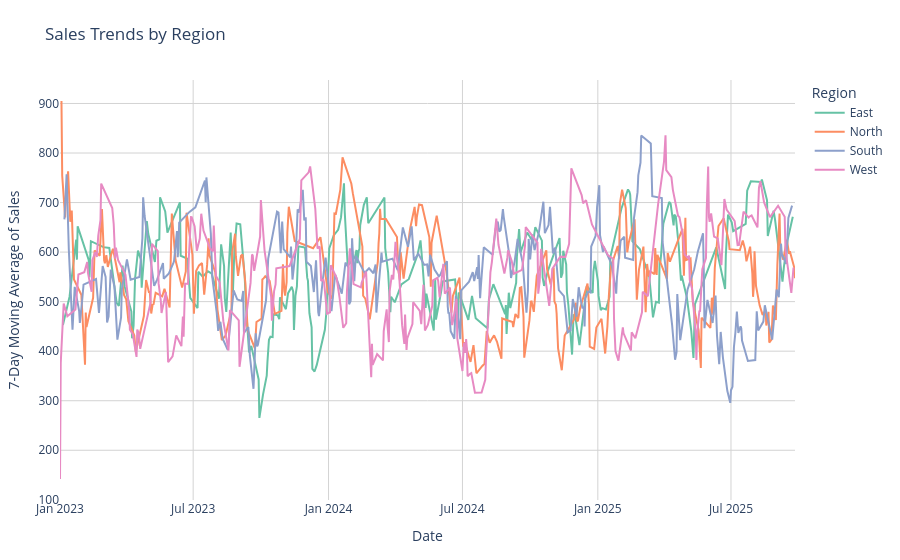

Notebook source saved alongside this figure:
### Code cell
# Interactively update the plot
response = agent.process_message("Can you add a title 'Sales Trends by Region' and smooth the lines by making them a 7 day moving average?")
fig = agent.get_figure()
fig.show()

### Figure 1 — Plotly figure (JSON) as saved in the notebook; plotly's stock layout.template omitted (floating-point values rounded to 4 significant figures; data arrays with more than 128 entries replaced by an {"elided": "..."} marker saying what was removed)
{"data": [{"hovertemplate": "%{fullData.name}<br>Date: %{x|%Y-%m-%d}<br>7-day MA Sales: %{y:,.2f}", "legendgroup": "East", "line": {"color": "rgb(102,194,165)", "dash": "solid"}, "marker": {"symbol": "circle"}, "mode": "lines", "name": "East", "orientation": "v", "showlegend": true, "type": "scatter", "x": {"elided": "221 str values"}, "xaxis": "x", "y": {"elided": "221 float values"}, "yaxis": "y"}, {"hovertemplate": "%{fullData.name}<br>Date: %{x|%Y-%m-%d}<br>7-day MA Sales: %{y:,.2f}", "legendgroup": "North", "line": {"color": "rgb(252,141,98)", "dash": "solid"}, "marker": {"symbol": "circle"}, "mode": "lines", "name": "North", "orientation": "v", "showlegend": true, "type": "scatter", "x": {"elided": "268 str values"}, "xaxis": "x", "y": {"elided": "268 float values"}, "yaxis": "y"}, {"hovertemplate": "%{fullData.name}<br>Date: %{x|%Y-%m-%d}<br>7-day MA Sales: %{y:,.2f}", "legendgroup": "South", "line": {"color": "rgb(141,160,203)", "dash": "solid"}, "marker": {"symbol": "circle"}, "mode": "lines", "name": "South", "orientation": "v", "showlegend": true, "type": "scatter", "x": {"elided": "254 str values"}, "xaxis": "x", "y": {"elided": "254 float values"}, "yaxis": "y"}, {"hovertemplate": "%{fullData.name}<br>Date: %{x|%Y-%m-%d}<br>7-day MA Sales: %{y:,.2f}", "legendgroup": "West", "line": {"color": "rgb(231,138,195)", "dash": "solid"}, "marker": {"symbol": "circle"}, "mode": "lines", "name": "West", "orientation": "v", "showlegend": true, "type": "scatter", "x": {"elided": "257 str values"}, "xaxis": "x", "y": {"elided": "257 float values"}, "yaxis": "y"}], "layout": {"hovermode": "x unified", "legend": {"title": {"text": "Region"}, "tracegroupgap": 0}, "margin": {"b": 60, "l": 60, "r": 20, "t": 80}, "title": {"text": "Sales Trends by Region"}, "xaxis": {"anchor": "y", "domain": [0, 1], "gridcolor": "lightgrey", "showgrid": true, "title": {"text": "Date"}}, "yaxis": {"anchor": "x", "domain": [0, 1], "gridcolor": "lightgrey", "showgrid": true, "title": {"text": "7-Day Moving Average of Sales"}}}}
